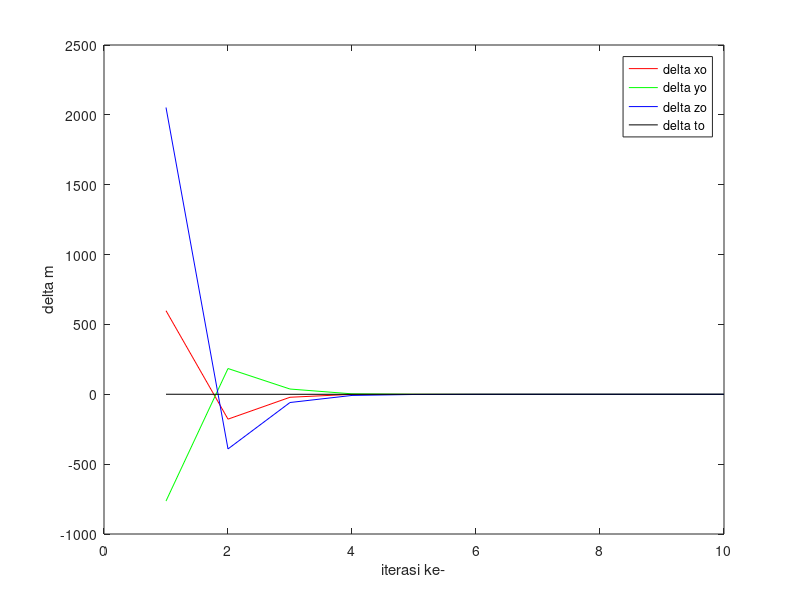

Write MATLAB code to recreate this figure.
clc
clear all

a=1:10;a=a'; %jumlah iterasi

%=============================== delta m
dxo=[598.307281783168000
-177.910984969417000
-21.284866467620400
-0.265356970311213
-0.146810822140662
-0.025090821407900
-0.004926912493680
-0.000925105777636
-0.000174888299757
-0.000032980734275];

dyo=[-764.061057187489000
184.422743567252000
37.608091622101100
3.205359091903970
0.304724290474297
0.040488498752666
0.006790971930144
0.001236879559428
0.000231119124692
0.000043481551415];

dzo=[2052.734235451800000
-391.194628474882000
-58.836267170211600
-8.217723739130290
-1.327206755799800
-0.237723480370107
-0.044189724593139
-0.008301528648985
-0.001564130955785
-0.000294937723140];

dto=[0.338375517597000
-0.157342255833100
-0.024323596395994
-0.002251253875398
-0.000339339282035
-0.000060137188920
-0.000011171792716
-0.000002097786642
-0.000000395240666
-0.000000074525917];

%===================================== plot data
plot(a,dxo,'r'); hold on; plot(a,dyo,'g'); hold on; plot(a,dzo,'b'); hold on; plot(a,dto,'k');
legend('delta xo','delta yo','delta zo','delta to')
xlabel('iterasi ke-'); ylabel('delta m')
